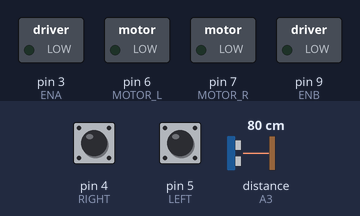
A sketch run on a simulated Arduino Uno, built with avr-gcc and run on an emulated ATmega328P. On the bench: switched loads named in the sketch (green lamp = pin HIGH). The inputs (shaded band) are chosen by the test bench; at power-on: distance to the obstacle (sensor on A3) 80 cm, pin 4 (RIGHT) LOW, pin 5 (LEFT) LOW. The echo pulse lasts 58.3 µs per cm.

Above: at 1.2 s.
1.3 s: distance to the obstacle (sensor on A3) set to 22 cm
2.8 s: distance to the obstacle (sensor on A3) set to 18 cm
At 3.15 s:
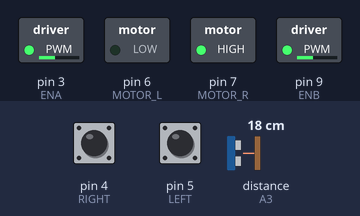
At 4.4 s:
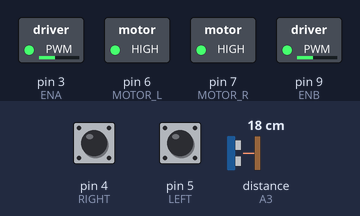
Timing chart, 0 to 11.8 s (numbered marks = the images above; inputs shaded):
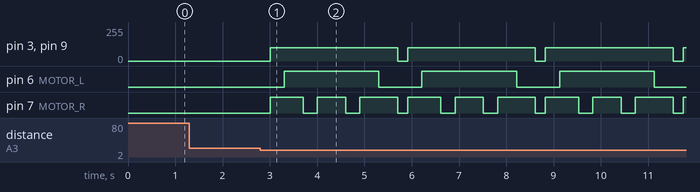

The sketch:

PathFollowerAndObstacleAvoiderCar.ino
```cpp
//Path Follower and Obstacle Avoider Car Using Arduino

// Install NewPing library
/*
  Steps to install NewPing lib:-
   * GoTo Sketch menu
   * Hover on Include Library
   * Click on Library Manager
   * Search for NewPing Library
   * Download it and close
*/

#include<NewPing.h> //NewPing Library for Ultrasonic Sensor

int ENA = 3;  //ENA connected to digital pin 3
int ENB = 9;  //ENB connected to digital pin 9
int RIGHT = 4; // RIGHT IR sensor connected to digital pin 4
int LEFT = 5;  // LEFT IR sensor connected to digital pin 5
int MOTOR_L = 6; // MOTOR_B1 connected to digital pin 6
int MOTOR_R = 7; // MOTOR_B2 connected to digital pin 7

#define TRIG A2 // TRIG PIN connected to analog pin A2
#define ECHO A3 // ECHO PIN connected to analog pin A3
#define D 100 // Define Maximum Distance

NewPing sonar(TRIG, ECHO, D); //From NewPing Library

void setup() {
  // put your setup code here, to run once:
  pinMode(ENA, OUTPUT); // initialize ENA pin as an output
  pinMode(ENB, OUTPUT); // initialize ENB pin as an output
  pinMode(MOTOR_L, OUTPUT); // initialize MOTOR_L pin as an output
  pinMode(MOTOR_R, OUTPUT); // initialize MOTOR_R pin as an output
  pinMode(RIGHT, INPUT); // initialize RIGHT pin as an input
  pinMode(LEFT, INPUT);  // initialize LEFT pin as an input
}

void loop() {
  // put your main code here, to run repeatedly:
  delay(60);
  int distance = sonar.ping_cm();
  if (distance == 0) {
    distance = 30;
  }
  if(distance<=20) {  //Obstacle Avoiding
    Stop();
    delay(150);
    turnRight();
    delay(300);
    moveForward();
    delay(400);
    turnLeft();
    delay(300);
    moveForward();
    delay(600);
    turnLeft();
    delay(300);
    moveForward();
    delay(400);
    turnRight();
    delay(400);
  }
  if (digitalRead(LEFT)==HIGH && digitalRead(RIGHT)==HIGH) {

    moveForward();

  }else if (digitalRead(LEFT)==LOW && digitalRead(RIGHT)==HIGH) {

    turnLeft();

  }else if (digitalRead(LEFT)==HIGH && digitalRead(RIGHT)==LOW) {

    turnRight();

  }else if (digitalRead(LEFT)==LOW && digitalRead(RIGHT)==LOW) {

    Stop();
  }
}

void Stop() {
  analogWrite(ENA, 0);
  analogWrite(ENB, 0);
  digitalWrite(MOTOR_L, LOW);
  digitalWrite(MOTOR_R, LOW);
}
void turnRight() {
  analogWrite(ENA, 100);
  analogWrite(ENB, 100);
  digitalWrite(MOTOR_L, LOW);
  digitalWrite(MOTOR_R, HIGH);
}
void turnLeft() {
  analogWrite(ENA,100);
  analogWrite(ENB, 100);
  digitalWrite(MOTOR_L, HIGH);
  digitalWrite(MOTOR_R, LOW);
}
void moveForward() {
  analogWrite(ENA, 100);
  analogWrite(ENB, 100);
  digitalWrite(MOTOR_L, HIGH);
  digitalWrite(MOTOR_R, HIGH);
}
```

Measured:
- the behaviour switches between 21 and 20 cm on distance to the obstacle (sensor on A3) (found by bisection; images 0 and 1)
- after the input at 1.3 s, every drawn part: stays the same
- after the input at 2.8 s, pin 3 (ENA), pin 9 (ENB): alternates 100/255 for 2.7 s and 0/255 for 0.21 s, starting after 0.20 s; pin 6 (MOTOR_L): alternates HIGH for 2.0 s and LOW for 0.91 s, starting after 0.50 s; pin 7 (MOTOR_R): LOW → HIGH after 0.20 s, then repeats every 2.9 s: LOW 0.30 s, HIGH 0.60 s, LOW 0.30 s, HIGH 0.80 s, LOW 0.21 s, HIGH 0.70 s
